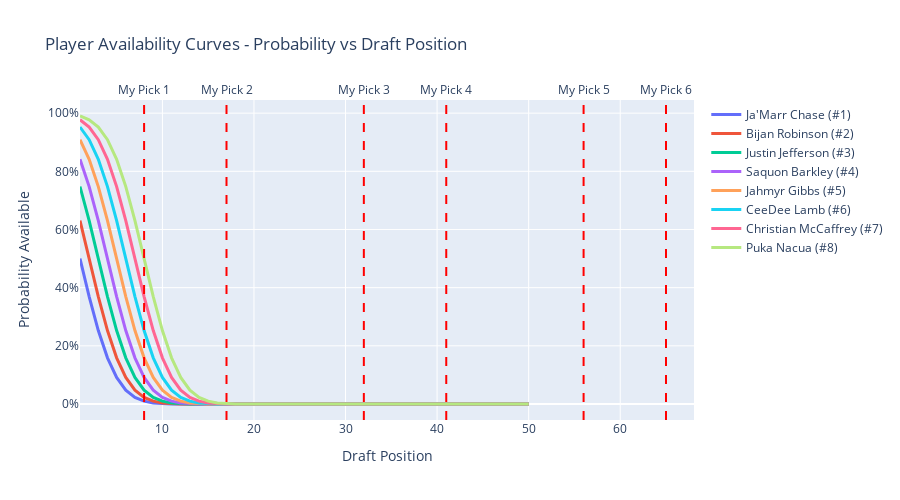

The notebook cell this image was saved under:
### Markdown cell above
## 5. Availability Curves (Secondary View)

### Code cell
def create_availability_curves(enhanced_df, selected_players=None, my_picks=None):
    """Create line plot showing availability curves for selected players"""
    
    if selected_players is None:
        # Default to top 8 players
        selected_players = enhanced_df.sort_values('overall_rank').head(8)['player_name'].tolist()
    
    if my_picks is None:
        my_picks = []
    
    # Create figure
    fig = go.Figure()
    
    # Generate draft positions for curves
    positions = list(range(1, 51))
    
    # Add curve for each selected player
    for player_name in selected_players:
        player_data = enhanced_df[enhanced_df['player_name'] == player_name]
        if player_data.empty:
            continue
            
        player_rank = player_data.iloc[0]['overall_rank']
        probabilities = [calculate_availability(player_rank, pos) for pos in positions]
        
        fig.add_trace(go.Scatter(
            x=positions,
            y=probabilities,
            mode='lines',
            name=f"{player_name} (#{player_rank})",
            line=dict(width=3),
            hovertemplate='%{fullData.name}<br>Pick %{x}: %{y:.1%}<extra></extra>'
        ))
    
    # Add vertical lines for "my picks"
    for i, pick in enumerate(my_picks[:6]):  # Show first 6 picks
        fig.add_vline(
            x=pick,
            line_dash="dash",
            line_color="red",
            line_width=2,
            annotation_text=f"My Pick {i+1}",
            annotation_position="top"
        )
    
    # Update layout
    fig.update_layout(
        title="Player Availability Curves - Probability vs Draft Position",
        xaxis_title="Draft Position",
        yaxis_title="Probability Available",
        yaxis=dict(tickformat='.0%'),
        hovermode='x unified',
        width=900,
        height=500,
        legend=dict(
            orientation="v",
            yanchor="top",
            y=1,
            xanchor="left",
            x=1.02
        )
    )
    
    return fig

# Create availability curves for top players
top_players = enhanced_df.sort_values('overall_rank').head(8)['player_name'].tolist()
curves_fig = create_availability_curves(enhanced_df, selected_players=top_players, my_picks=my_draft_picks)
curves_fig.show()

### Figure 1 — Plotly figure (JSON) as saved in the notebook; plotly's stock layout.template omitted (floating-point values rounded to 4 significant figures)
{"data": [{"hovertemplate": "%{fullData.name}<br>Pick %{x}: %{y:.1%}<extra></extra>", "line": {"width": 3}, "mode": "lines", "name": "Ja'Marr Chase (#1)", "type": "scatter", "x": [1, 2, 3, 4, 5, 6, 7, 8, 9, 10, 11, 12, 13, 14, 15, 16, 17, 18, 19, 20, 21, 22, 23, 24, 25, 26, 27, 28, 29, 30, 31, 32, 33, 34, 35, 36, 37, 38, 39, 40, 41, 42, 43, 44, 45, 46, 47, 48, 49, 50], "y": [0.5, 0.3694, 0.2525, 0.1587, 0.09121, 0.04779, 0.02275, 0.009815, 0.00383, 0.00135, 0.0004291, 0.0001229, 3.167e-05, 7.343e-06, 1.531e-06, 2.867e-07, 4.821e-08, 7.28e-09, 9.866e-10, 1.2e-10, 1.308e-11, 1.28e-12, 1.122e-13, 8.771e-15, 6.661e-16, 0, 0, 0, 0, 0, 0, 0, 0, 0, 0, 0, 0, 0, 0, 0, 0, 0, 0, 0, 0, 0, 0, 0, 0, 0]}, {"hovertemplate": "%{fullData.name}<br>Pick %{x}: %{y:.1%}<extra></extra>", "line": {"width": 3}, "mode": "lines", "name": "Bijan Robinson (#2)", "type": "scatter", "x": [1, 2, 3, 4, 5, 6, 7, 8, 9, 10, 11, 12, 13, 14, 15, 16, 17, 18, 19, 20, 21, 22, 23, 24, 25, 26, 27, 28, 29, 30, 31, 32, 33, 34, 35, 36, 37, 38, 39, 40, 41, 42, 43, 44, 45, 46, 47, 48, 49, 50], "y": [0.6306, 0.5, 0.3694, 0.2525, 0.1587, 0.09121, 0.04779, 0.02275, 0.009815, 0.00383, 0.00135, 0.0004291, 0.0001229, 3.167e-05, 7.343e-06, 1.531e-06, 2.867e-07, 4.821e-08, 7.28e-09, 9.866e-10, 1.2e-10, 1.308e-11, 1.28e-12, 1.122e-13, 8.771e-15, 6.661e-16, 0, 0, 0, 0, 0, 0, 0, 0, 0, 0, 0, 0, 0, 0, 0, 0, 0, 0, 0, 0, 0, 0, 0, 0]}, {"hovertemplate": "%{fullData.name}<br>Pick %{x}: %{y:.1%}<extra></extra>", "line": {"width": 3}, "mode": "lines", "name": "Justin Jefferson (#3)", "type": "scatter", "x": [1, 2, 3, 4, 5, 6, 7, 8, 9, 10, 11, 12, 13, 14, 15, 16, 17, 18, 19, 20, 21, 22, 23, 24, 25, 26, 27, 28, 29, 30, 31, 32, 33, 34, 35, 36, 37, 38, 39, 40, 41, 42, 43, 44, 45, 46, 47, 48, 49, 50], "y": [0.7475, 0.6306, 0.5, 0.3694, 0.2525, 0.1587, 0.09121, 0.04779, 0.02275, 0.009815, 0.00383, 0.00135, 0.0004291, 0.0001229, 3.167e-05, 7.343e-06, 1.531e-06, 2.867e-07, 4.821e-08, 7.28e-09, 9.866e-10, 1.2e-10, 1.308e-11, 1.28e-12, 1.122e-13, 8.771e-15, 6.661e-16, 0, 0, 0, 0, 0, 0, 0, 0, 0, 0, 0, 0, 0, 0, 0, 0, 0, 0, 0, 0, 0, 0, 0]}, {"hovertemplate": "%{fullData.name}<br>Pick %{x}: %{y:.1%}<extra></extra>", "line": {"width": 3}, "mode": "lines", "name": "Saquon Barkley (#4)", "type": "scatter", "x": [1, 2, 3, 4, 5, 6, 7, 8, 9, 10, 11, 12, 13, 14, 15, 16, 17, 18, 19, 20, 21, 22, 23, 24, 25, 26, 27, 28, 29, 30, 31, 32, 33, 34, 35, 36, 37, 38, 39, 40, 41, 42, 43, 44, 45, 46, 47, 48, 49, 50], "y": [0.8413, 0.7475, 0.6306, 0.5, 0.3694, 0.2525, 0.1587, 0.09121, 0.04779, 0.02275, 0.009815, 0.00383, 0.00135, 0.0004291, 0.0001229, 3.167e-05, 7.343e-06, 1.531e-06, 2.867e-07, 4.821e-08, 7.28e-09, 9.866e-10, 1.2e-10, 1.308e-11, 1.28e-12, 1.122e-13, 8.771e-15, 6.661e-16, 0, 0, 0, 0, 0, 0, 0, 0, 0, 0, 0, 0, 0, 0, 0, 0, 0, 0, 0, 0, 0, 0]}, {"hovertemplate": "%{fullData.name}<br>Pick %{x}: %{y:.1%}<extra></extra>", "line": {"width": 3}, "mode": "lines", "name": "Jahmyr Gibbs (#5)", "type": "scatter", "x": [1, 2, 3, 4, 5, 6, 7, 8, 9, 10, 11, 12, 13, 14, 15, 16, 17, 18, 19, 20, 21, 22, 23, 24, 25, 26, 27, 28, 29, 30, 31, 32, 33, 34, 35, 36, 37, 38, 39, 40, 41, 42, 43, 44, 45, 46, 47, 48, 49, 50], "y": [0.9088, 0.8413, 0.7475, 0.6306, 0.5, 0.3694, 0.2525, 0.1587, 0.09121, 0.04779, 0.02275, 0.009815, 0.00383, 0.00135, 0.0004291, 0.0001229, 3.167e-05, 7.343e-06, 1.531e-06, 2.867e-07, 4.821e-08, 7.28e-09, 9.866e-10, 1.2e-10, 1.308e-11, 1.28e-12, 1.122e-13, 8.771e-15, 6.661e-16, 0, 0, 0, 0, 0, 0, 0, 0, 0, 0, 0, 0, 0, 0, 0, 0, 0, 0, 0, 0, 0]}, {"hovertemplate": "%{fullData.name}<br>Pick %{x}: %{y:.1%}<extra></extra>", "line": {"width": 3}, "mode": "lines", "name": "CeeDee Lamb (#6)", "type": "scatter", "x": [1, 2, 3, 4, 5, 6, 7, 8, 9, 10, 11, 12, 13, 14, 15, 16, 17, 18, 19, 20, 21, 22, 23, 24, 25, 26, 27, 28, 29, 30, 31, 32, 33, 34, 35, 36, 37, 38, 39, 40, 41, 42, 43, 44, 45, 46, 47, 48, 49, 50], "y": [0.9522, 0.9088, 0.8413, 0.7475, 0.6306, 0.5, 0.3694, 0.2525, 0.1587, 0.09121, 0.04779, 0.02275, 0.009815, 0.00383, 0.00135, 0.0004291, 0.0001229, 3.167e-05, 7.343e-06, 1.531e-06, 2.867e-07, 4.821e-08, 7.28e-09, 9.866e-10, 1.2e-10, 1.308e-11, 1.28e-12, 1.122e-13, 8.771e-15, 6.661e-16, 0, 0, 0, 0, 0, 0, 0, 0, 0, 0, 0, 0, 0, 0, 0, 0, 0, 0, 0, 0]}, {"hovertemplate": "%{fullData.name}<br>Pick %{x}: %{y:.1%}<extra></extra>", "line": {"width": 3}, "mode": "lines", "name": "Christian McCaffrey (#7)", "type": "scatter", "x": [1, 2, 3, 4, 5, 6, 7, 8, 9, 10, 11, 12, 13, 14, 15, 16, 17, 18, 19, 20, 21, 22, 23, 24, 25, 26, 27, 28, 29, 30, 31, 32, 33, 34, 35, 36, 37, 38, 39, 40, 41, 42, 43, 44, 45, 46, 47, 48, 49, 50], "y": [0.9772, 0.9522, 0.9088, 0.8413, 0.7475, 0.6306, 0.5, 0.3694, 0.2525, 0.1587, 0.09121, 0.04779, 0.02275, 0.009815, 0.00383, 0.00135, 0.0004291, 0.0001229, 3.167e-05, 7.343e-06, 1.531e-06, 2.867e-07, 4.821e-08, 7.28e-09, 9.866e-10, 1.2e-10, 1.308e-11, 1.28e-12, 1.122e-13, 8.771e-15, 6.661e-16, 0, 0, 0, 0, 0, 0, 0, 0, 0, 0, 0, 0, 0, 0, 0, 0, 0, 0, 0]}, {"hovertemplate": "%{fullData.name}<br>Pick %{x}: %{y:.1%}<extra></extra>", "line": {"width": 3}, "mode": "lines", "name": "Puka Nacua (#8)", "type": "scatter", "x": [1, 2, 3, 4, 5, 6, 7, 8, 9, 10, 11, 12, 13, 14, 15, 16, 17, 18, 19, 20, 21, 22, 23, 24, 25, 26, 27, 28, 29, 30, 31, 32, 33, 34, 35, 36, 37, 38, 39, 40, 41, 42, 43, 44, 45, 46, 47, 48, 49, 50], "y": [0.9902, 0.9772, 0.9522, 0.9088, 0.8413, 0.7475, 0.6306, 0.5, 0.3694, 0.2525, 0.1587, 0.09121, 0.04779, 0.02275, 0.009815, 0.00383, 0.00135, 0.0004291, 0.0001229, 3.167e-05, 7.343e-06, 1.531e-06, 2.867e-07, 4.821e-08, 7.28e-09, 9.866e-10, 1.2e-10, 1.308e-11, 1.28e-12, 1.122e-13, 8.771e-15, 6.661e-16, 0, 0, 0, 0, 0, 0, 0, 0, 0, 0, 0, 0, 0, 0, 0, 0, 0, 0]}], "layout": {"annotations": [{"showarrow": false, "text": "My Pick 1", "x": 8, "xanchor": "center", "xref": "x", "y": 1, "yanchor": "bottom", "yref": "y domain"}, {"showarrow": false, "text": "My Pick 2", "x": 17, "xanchor": "center", "xref": "x", "y": 1, "yanchor": "bottom", "yref": "y domain"}, {"showarrow": false, "text": "My Pick 3", "x": 32, "xanchor": "center", "xref": "x", "y": 1, "yanchor": "bottom", "yref": "y domain"}, {"showarrow": false, "text": "My Pick 4", "x": 41, "xanchor": "center", "xref": "x", "y": 1, "yanchor": "bottom", "yref": "y domain"}, {"showarrow": false, "text": "My Pick 5", "x": 56, "xanchor": "center", "xref": "x", "y": 1, "yanchor": "bottom", "yref": "y domain"}, {"showarrow": false, "text": "My Pick 6", "x": 65, "xanchor": "center", "xref": "x", "y": 1, "yanchor": "bottom", "yref": "y domain"}], "height": 500, "hovermode": "x unified", "legend": {"orientation": "v", "x": 1.02, "xanchor": "left", "y": 1, "yanchor": "top"}, "shapes": [{"line": {"color": "red", "dash": "dash", "width": 2}, "type": "line", "x0": 8, "x1": 8, "xref": "x", "y0": 0, "y1": 1, "yref": "y domain"}, {"line": {"color": "red", "dash": "dash", "width": 2}, "type": "line", "x0": 17, "x1": 17, "xref": "x", "y0": 0, "y1": 1, "yref": "y domain"}, {"line": {"color": "red", "dash": "dash", "width": 2}, "type": "line", "x0": 32, "x1": 32, "xref": "x", "y0": 0, "y1": 1, "yref": "y domain"}, {"line": {"color": "red", "dash": "dash", "width": 2}, "type": "line", "x0": 41, "x1": 41, "xref": "x", "y0": 0, "y1": 1, "yref": "y domain"}, {"line": {"color": "red", "dash": "dash", "width": 2}, "type": "line", "x0": 56, "x1": 56, "xref": "x", "y0": 0, "y1": 1, "yref": "y domain"}, {"line": {"color": "red", "dash": "dash", "width": 2}, "type": "line", "x0": 65, "x1": 65, "xref": "x", "y0": 0, "y1": 1, "yref": "y domain"}], "title": {"text": "Player Availability Curves - Probability vs Draft Position"}, "width": 900, "xaxis": {"title": {"text": "Draft Position"}}, "yaxis": {"tickformat": ".0%", "title": {"text": "Probability Available"}}}}
